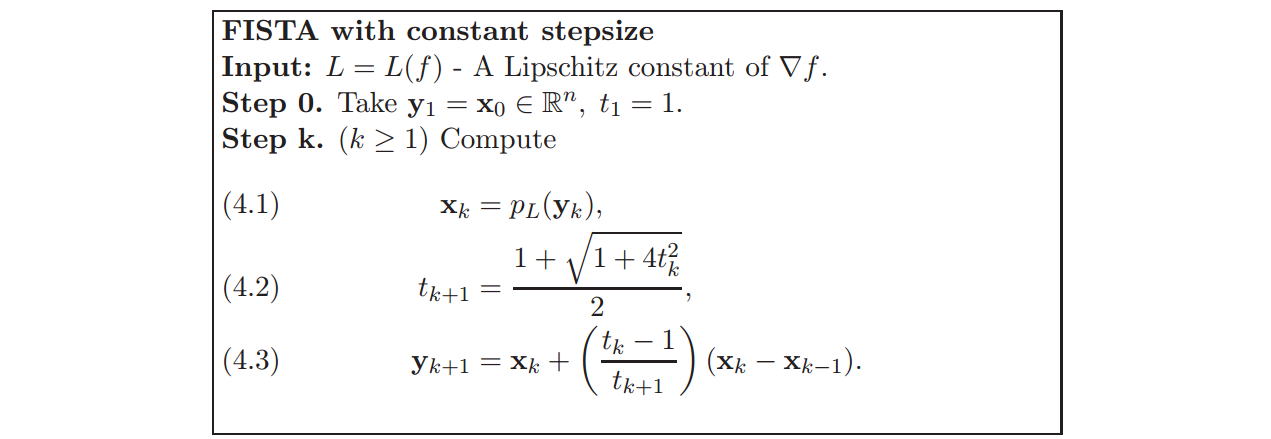
%> input picture code/shared/FISTA-master/figs/FISTA_L.png, 1271 x 439 px
$ octave --eval "result = salience_map(imread('FISTA-master/figs/FISTA_L.png'));"   (GNU Octave 9; MATLAB toolbox functions it lacks are replaced by stand-ins)
%> lines starting %> are read from the running program, lines starting %| are printed output that depends on the picture
% %读取图像
% Image = imread('/Users/yunyi/Desktop/testimg/object_detectEX/EX4/images/0015.jpg');
% figure,
% subplot 211,imshow(Image);
% title('原图');
function result = salience_map(Image)

% Img = im2double(rgb2gray(Image));
Img = Image;
%> Img is the input picture: size 439x1271x3 uint8; mean R, G, B 247.9, 247.8, 247.8


%傅立叶变换
FFT = fft2(Img);

%对数幅度谱
LogAmplitude = log(abs(FFT));
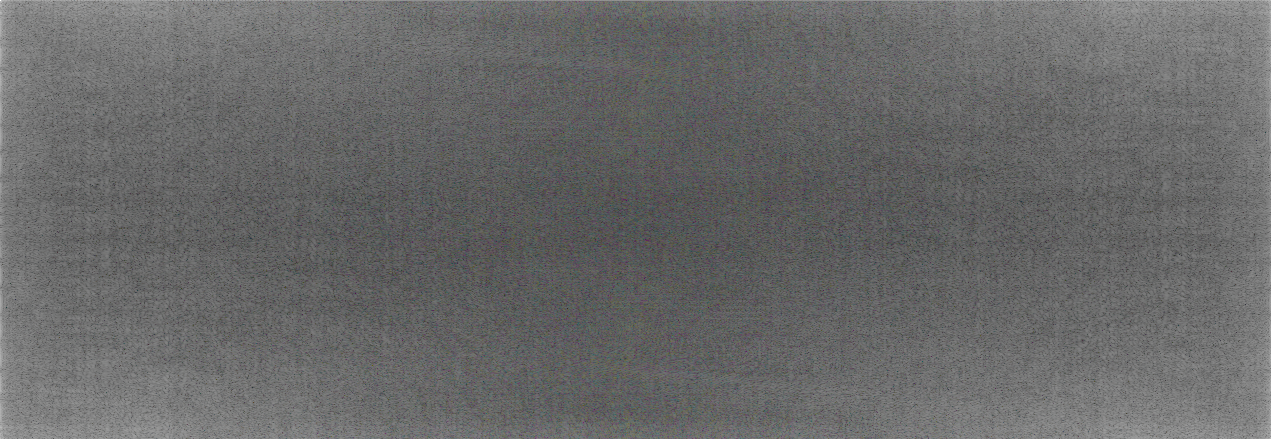
%> LogAmplitude: size 439x1271x3 double; mean R, G, B 8.79, 8.81, 8.81; drawn with min black and max white

%相位
Phase = angle(FFT);
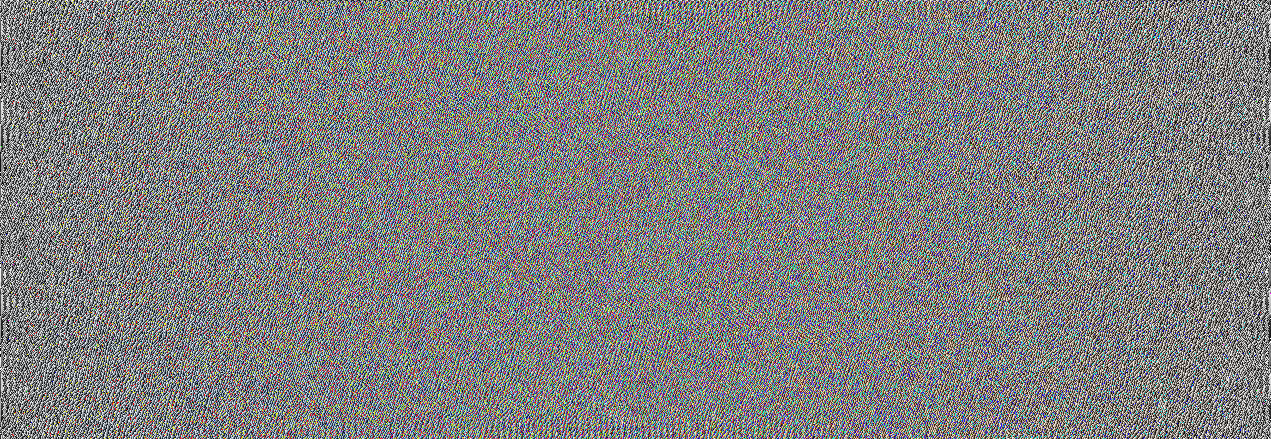
%> Phase: size 439x1271x3 double; mean R, G, B -1.25e-18, 1.82e-17, -8.05e-18; drawn with min black and max white

%原幅度谱减去局部平滑后的幅度谱
SpectralResidual = LogAmplitude - imfilter(LogAmplitude, fspecial('average', 3), 'replicate');
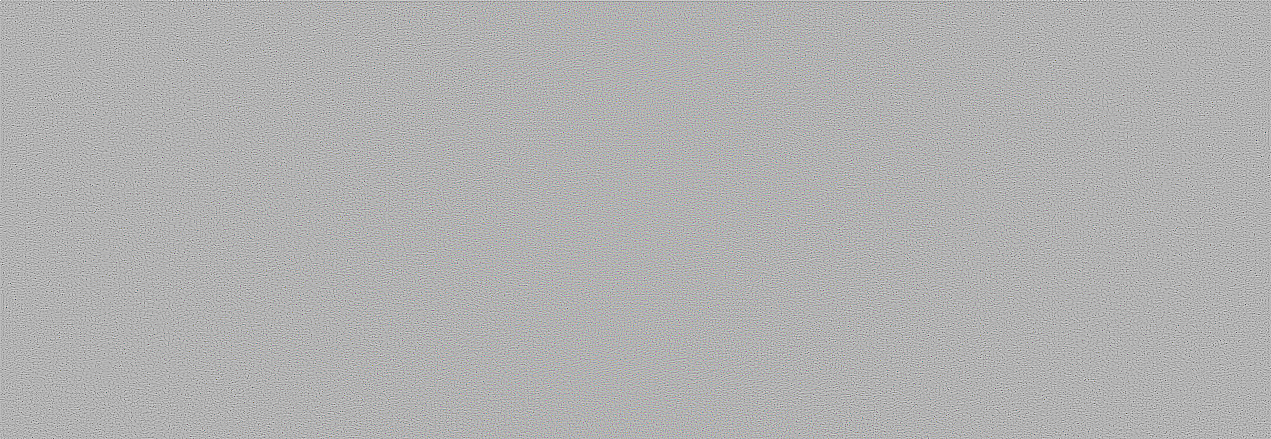
%> SpectralResidual: size 439x1271x3 double; mean R, G, B 5e-16, 5e-16, 5.01e-16; drawn with min black and max white

%融合幅度与相位
saliencyMap = abs(ifft2(exp(SpectralResidual+1i*Phase))).^2;
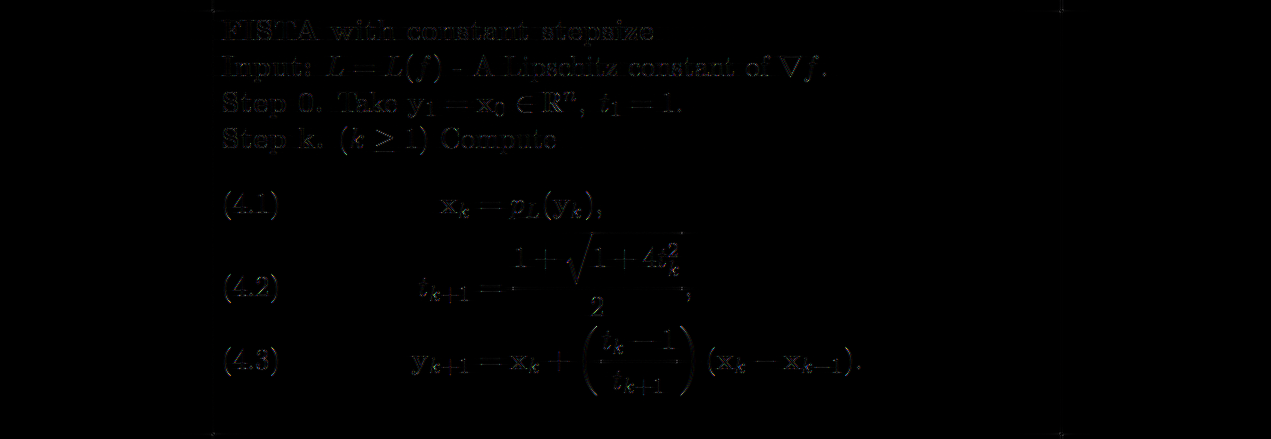
%> saliencyMap: size 439x1271x3 double; mean R, G, B 2.82e-06, 2.82e-06, 2.82e-06; drawn with min black and max white
saliencyMap = mat2gray(imfilter(saliencyMap, fspecial('gaussian', [8, 8], 8)));
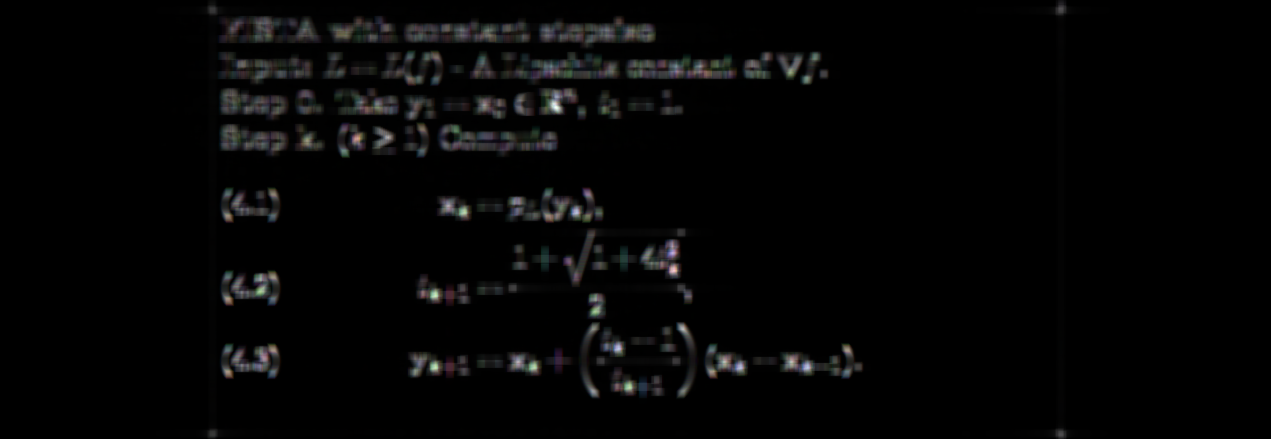
%> saliencyMap: size 439x1271x3 double; mean R, G, B 0.0223, 0.0223, 0.0223

result  = saliencyMap;
end

% subplot 212,imshow(saliencyMap,[]);
% title('SR结果');
%
% imwrite(saliencyMap,'/Users/yunyi/Desktop/testimg/object_detectEX/EX4/SRresult/0016.jpg')

$ run again, on code/shared/FISTA-master/figs/FISTA_noL.png
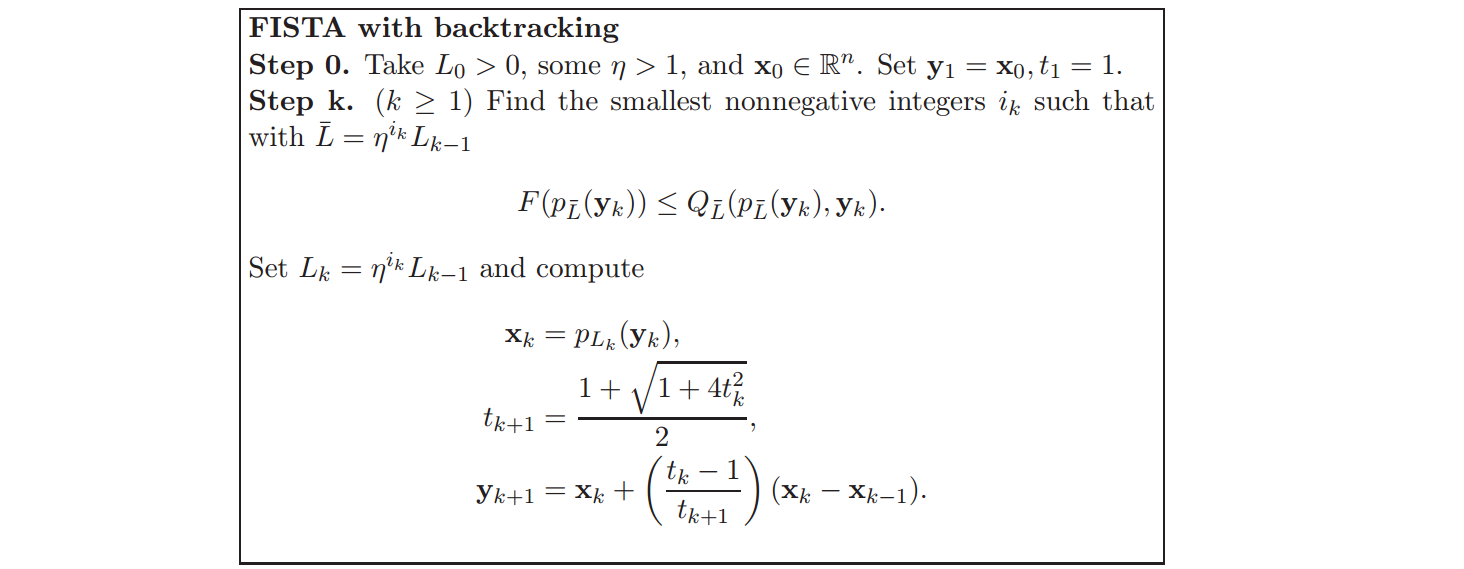
%> input picture code/shared/FISTA-master/figs/FISTA_noL.png, 1464 x 569 px
%> in salience_map, Img is the input picture: size 569x1464x3 uint8; mean R, G, B 248.9, 248.8, 248.8
%> in salience_map, `Phase = angle(FFT);`:
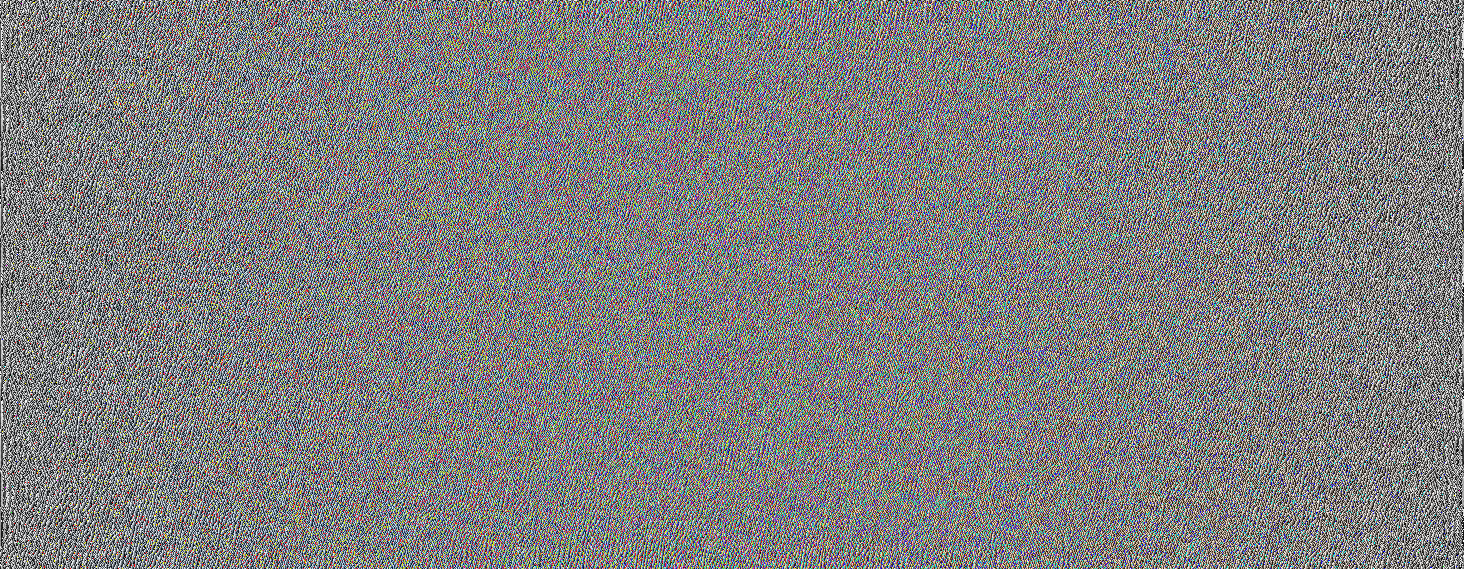
%> Phase: size 569x1464x3 double; mean R, G, B -8.09e-19, 3.77e-06, 3.77e-06; drawn with min black and max white
%> in salience_map, `saliencyMap = mat2gray(imfilter(saliencyMap, fspecial('gaussian', [8, ..`:
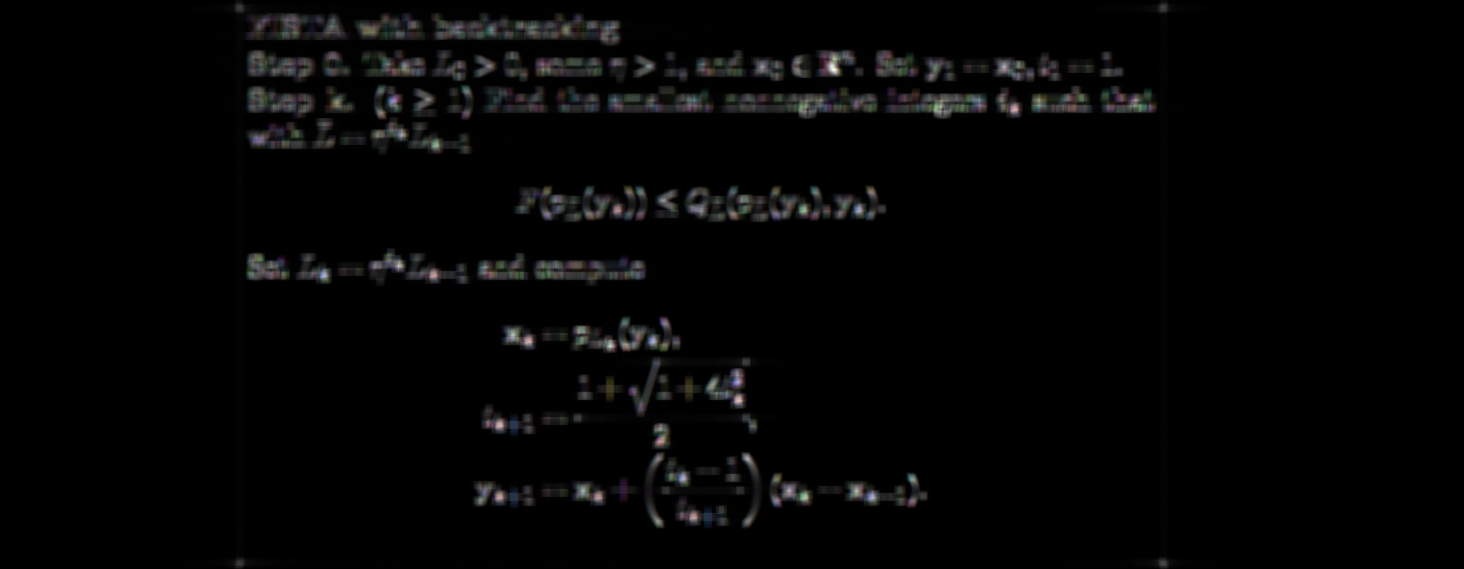
%> saliencyMap: size 569x1464x3 double; mean R, G, B 0.0203, 0.0202, 0.0202

$ run again, on code/shared/FISTA-master/figs/ply.png
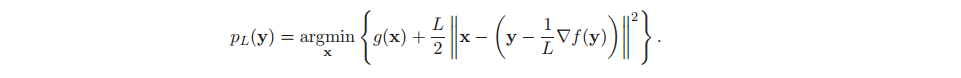
%> input picture code/shared/FISTA-master/figs/ply.png, 961 x 78 px
%> in salience_map, Img is the input picture: size 78x961x3 uint8; mean R, G, B 250.8, 250.8, 250.8
%> in salience_map, `SpectralResidual = LogAmplitude - imfilter(LogAmplitude, fspecial('ave..`:
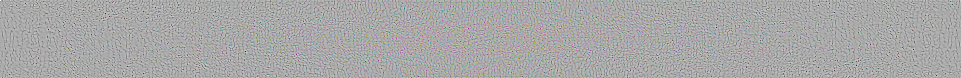
%> SpectralResidual: size 78x961x3 double; mean R, G, B 4.42e-16, 4.51e-16, 4.41e-16; drawn with min black and max white
%> in salience_map, `saliencyMap = mat2gray(imfilter(saliencyMap, fspecial('gaussian', [8, ..`:
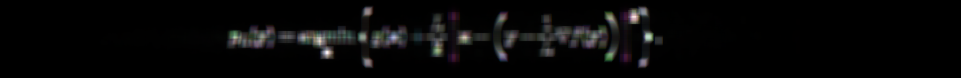
%> saliencyMap: size 78x961x3 double; mean R, G, B 0.0311, 0.0307, 0.0308

$ run again, on code/shared/FISTA-master/figs/qlxy.png
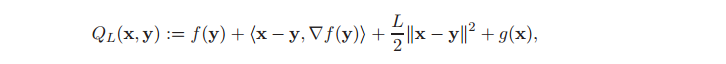
%> input picture code/shared/FISTA-master/figs/qlxy.png, 726 x 64 px
%> in salience_map, Img is the input picture: size 64x726x3 uint8; mean R, G, B 250, 249.9, 249.9
%> in salience_map, `SpectralResidual = LogAmplitude - imfilter(LogAmplitude, fspecial('ave..`:
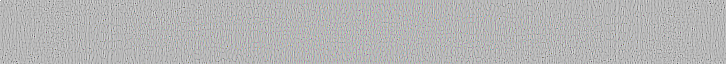
%> SpectralResidual: size 64x726x3 double; mean R, G, B 4.43e-16, 4.51e-16, 4.45e-16; drawn with min black and max white
%> in salience_map, `saliencyMap = mat2gray(imfilter(saliencyMap, fspecial('gaussian', [8, ..`:
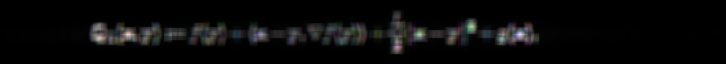
%> saliencyMap: size 64x726x3 double; mean R, G, B 0.0382, 0.0384, 0.0384
